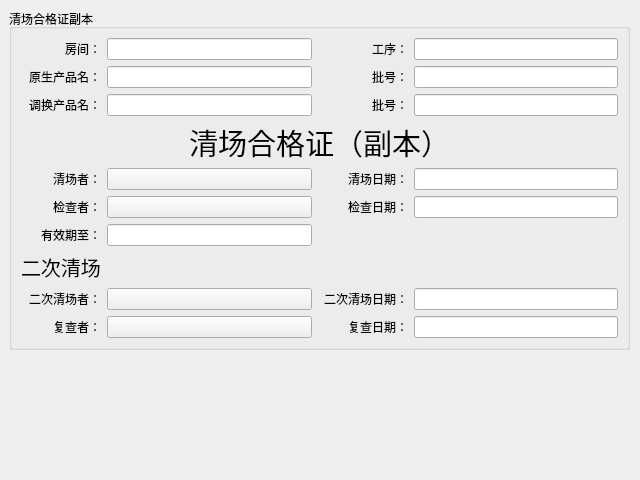
<?xml version="1.0" encoding="UTF-8"?>
<ui version="4.0">
 <class>Form</class>
 <widget class="QWidget" name="Form">
  <property name="geometry">
   <rect>
    <x>0</x>
    <y>0</y>
    <width>640</width>
    <height>480</height>
   </rect>
  </property>
  <property name="windowTitle">
   <string>Form</string>
  </property>
  <widget class="QGroupBox" name="groupBox">
   <property name="geometry">
    <rect>
     <x>9</x>
     <y>9</y>
     <width>621</width>
     <height>341</height>
    </rect>
   </property>
   <property name="title">
    <string>清场合格证副本</string>
   </property>
   <layout class="QGridLayout" name="gridLayout_2">
    <item row="1" column="1">
     <widget class="QLineEdit" name="lineEdit_old_product"/>
    </item>
    <item row="2" column="1">
     <widget class="QLineEdit" name="lineEdit_new_product"/>
    </item>
    <item row="1" column="0">
     <widget class="QLabel" name="label_2">
      <property name="text">
       <string>原生产品名：</string>
      </property>
      <property name="alignment">
       <set>Qt::AlignRight|Qt::AlignTrailing|Qt::AlignVCenter</set>
      </property>
     </widget>
    </item>
    <item row="6" column="0">
     <widget class="QLabel" name="label_10">
      <property name="text">
       <string>有效期至：</string>
      </property>
      <property name="alignment">
       <set>Qt::AlignRight|Qt::AlignTrailing|Qt::AlignVCenter</set>
      </property>
     </widget>
    </item>
    <item row="2" column="0">
     <widget class="QLabel" name="label_3">
      <property name="text">
       <string>调换产品名：</string>
      </property>
      <property name="alignment">
       <set>Qt::AlignRight|Qt::AlignTrailing|Qt::AlignVCenter</set>
      </property>
     </widget>
    </item>
    <item row="0" column="0">
     <widget class="QLabel" name="label">
      <property name="text">
       <string>房间：</string>
      </property>
      <property name="alignment">
       <set>Qt::AlignRight|Qt::AlignTrailing|Qt::AlignVCenter</set>
      </property>
     </widget>
    </item>
    <item row="4" column="0">
     <widget class="QLabel" name="label_8">
      <property name="text">
       <string>清场者：</string>
      </property>
      <property name="alignment">
       <set>Qt::AlignRight|Qt::AlignTrailing|Qt::AlignVCenter</set>
      </property>
     </widget>
    </item>
    <item row="0" column="4">
     <widget class="QLineEdit" name="lineEdit_postname"/>
    </item>
    <item row="1" column="4">
     <widget class="QLineEdit" name="lineEdit_old_batchno"/>
    </item>
    <item row="5" column="3">
     <widget class="QLabel" name="label_14">
      <property name="text">
       <string>检查日期：</string>
      </property>
      <property name="alignment">
       <set>Qt::AlignRight|Qt::AlignTrailing|Qt::AlignVCenter</set>
      </property>
     </widget>
    </item>
    <item row="2" column="4">
     <widget class="QLineEdit" name="lineEdit_new_batchno"/>
    </item>
    <item row="0" column="3">
     <widget class="QLabel" name="label_4">
      <property name="text">
       <string>工序：</string>
      </property>
      <property name="alignment">
       <set>Qt::AlignRight|Qt::AlignTrailing|Qt::AlignVCenter</set>
      </property>
     </widget>
    </item>
    <item row="1" column="3">
     <widget class="QLabel" name="label_5">
      <property name="text">
       <string>批号：</string>
      </property>
      <property name="alignment">
       <set>Qt::AlignRight|Qt::AlignTrailing|Qt::AlignVCenter</set>
      </property>
     </widget>
    </item>
    <item row="2" column="3">
     <widget class="QLabel" name="label_6">
      <property name="text">
       <string>批号：</string>
      </property>
      <property name="alignment">
       <set>Qt::AlignRight|Qt::AlignTrailing|Qt::AlignVCenter</set>
      </property>
     </widget>
    </item>
    <item row="9" column="4">
     <widget class="QLineEdit" name="lineEdit_sec_checkdate"/>
    </item>
    <item row="8" column="1">
     <widget class="SignButton" name="pushButton_sec_cleaner">
      <property name="text">
       <string/>
      </property>
     </widget>
    </item>
    <item row="9" column="1">
     <widget class="SignButton" name="pushButton_sec_checker">
      <property name="text">
       <string/>
      </property>
     </widget>
    </item>
    <item row="6" column="1">
     <widget class="QLineEdit" name="lineEdit_validdate"/>
    </item>
    <item row="7" column="0">
     <widget class="QLabel" name="label_sec_clean">
      <property name="sizePolicy">
       <sizepolicy hsizetype="Preferred" vsizetype="Expanding">
        <horstretch>0</horstretch>
        <verstretch>1</verstretch>
       </sizepolicy>
      </property>
      <property name="font">
       <font>
        <pointsize>15</pointsize>
       </font>
      </property>
      <property name="text">
       <string>二次清场</string>
      </property>
      <property name="alignment">
       <set>Qt::AlignBottom|Qt::AlignLeading|Qt::AlignLeft</set>
      </property>
     </widget>
    </item>
    <item row="8" column="0">
     <widget class="QLabel" name="label_sec_cleaner">
      <property name="text">
       <string>二次清场者：</string>
      </property>
      <property name="alignment">
       <set>Qt::AlignRight|Qt::AlignTrailing|Qt::AlignVCenter</set>
      </property>
     </widget>
    </item>
    <item row="4" column="4">
     <widget class="QLineEdit" name="lineEdit_cleandate"/>
    </item>
    <item row="8" column="3">
     <widget class="QLabel" name="label_sec_cleandate">
      <property name="text">
       <string>二次清场日期：</string>
      </property>
      <property name="alignment">
       <set>Qt::AlignRight|Qt::AlignTrailing|Qt::AlignVCenter</set>
      </property>
     </widget>
    </item>
    <item row="5" column="4">
     <widget class="QLineEdit" name="lineEdit_checkdate"/>
    </item>
    <item row="5" column="0">
     <widget class="QLabel" name="label_9">
      <property name="text">
       <string>检查者：</string>
      </property>
      <property name="alignment">
       <set>Qt::AlignRight|Qt::AlignTrailing|Qt::AlignVCenter</set>
      </property>
     </widget>
    </item>
    <item row="9" column="3">
     <widget class="QLabel" name="label_sec_checkdate">
      <property name="text">
       <string>复查日期：</string>
      </property>
      <property name="alignment">
       <set>Qt::AlignRight|Qt::AlignTrailing|Qt::AlignVCenter</set>
      </property>
     </widget>
    </item>
    <item row="4" column="1">
     <widget class="SignButton" name="pushButton_cleaner">
      <property name="text">
       <string/>
      </property>
     </widget>
    </item>
    <item row="4" column="3">
     <widget class="QLabel" name="label_15">
      <property name="text">
       <string>清场日期：</string>
      </property>
      <property name="alignment">
       <set>Qt::AlignRight|Qt::AlignTrailing|Qt::AlignVCenter</set>
      </property>
     </widget>
    </item>
    <item row="9" column="0">
     <widget class="QLabel" name="label_sec_checker">
      <property name="text">
       <string>复查者：</string>
      </property>
      <property name="alignment">
       <set>Qt::AlignRight|Qt::AlignTrailing|Qt::AlignVCenter</set>
      </property>
     </widget>
    </item>
    <item row="8" column="4">
     <widget class="QLineEdit" name="lineEdit_sec_cleandate"/>
    </item>
    <item row="5" column="1">
     <widget class="SignButton" name="pushButton_checker">
      <property name="text">
       <string/>
      </property>
     </widget>
    </item>
    <item row="3" column="0" colspan="5">
     <widget class="QLabel" name="label_7">
      <property name="font">
       <font>
        <pointsize>22</pointsize>
       </font>
      </property>
      <property name="text">
       <string>清场合格证（副本）</string>
      </property>
      <property name="alignment">
       <set>Qt::AlignCenter</set>
      </property>
     </widget>
    </item>
    <item row="0" column="1">
     <widget class="QLineEdit" name="lineEdit_roomname"/>
    </item>
   </layout>
  </widget>
 </widget>
 <customwidgets>
  <customwidget>
   <class>SignButton</class>
   <extends>QPushButton</extends>
   <header>lib.sign.signbutton.h</header>
  </customwidget>
 </customwidgets>
 <resources/>
 <connections/>
</ui>
